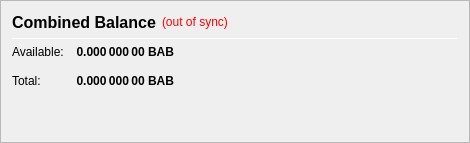
                   <widget class="QFrame" name="frame_CombinedBalances">
                    <property name="minimumSize">
                     <size>
                      <width>470</width>
                      <height>0</height>
                     </size>
                    </property>
                    <property name="frameShape">
                     <enum>QFrame::StyledPanel</enum>
                    </property>
                    <property name="frameShadow">
                     <enum>QFrame::Raised</enum>
                    </property>
                    <layout class="QVBoxLayout" name="verticalLayout_5">
                     <item>
                      <layout class="QHBoxLayout" name="horizontalLayout_5" stretch="0,0,0">
                       <item>
                        <widget class="QLabel" name="label_5z">
                         <property name="minimumSize">
                          <size>
                           <width>0</width>
                           <height>20</height>
                          </size>
                         </property>
                         <property name="font">
                          <font>
                           <pointsize>12</pointsize>
                           <weight>75</weight>
                           <bold>true</bold>
                          </font>
                         </property>
                         <property name="toolTip">
                          <string>Combined Balance (including unconfirmed and immature coins)</string>
                         </property>
                         <property name="text">
                          <string>Combined Balance</string>
                         </property>
                        </widget>
                       </item>
                       <item>
                        <widget class="QLabel" name="labelWalletStatus">
                         <property name="cursor">
                          <cursorShape>WhatsThisCursor</cursorShape>
                         </property>
                         <property name="toolTip">
                          <string>The displayed information may be out of date. Your wallet automatically synchronizes with the Basecoin network after a connection is established, but this process has not completed yet.</string>
                         </property>
                         <property name="styleSheet">
                          <string notr="true">QLabel { color: red; }</string>
                         </property>
                         <property name="text">
                          <string notr="true">(out of sync)</string>
                         </property>
                         <property name="alignment">
                          <set>Qt::AlignLeading|Qt::AlignLeft|Qt::AlignVCenter</set>
                         </property>
                        </widget>
                       </item>
                       <item>
                        <spacer name="horizontalSpacer_1">
                         <property name="orientation">
                          <enum>Qt::Horizontal</enum>
                         </property>
                         <property name="sizeHint" stdset="0">
                          <size>
                           <width>40</width>
                           <height>20</height>
                          </size>
                         </property>
                        </spacer>
                       </item>
                      </layout>
                     </item>
                     <item>
                      <widget class="Line" name="line_CombinedBalance">
                       <property name="minimumSize">
                        <size>
                         <width>0</width>
                         <height>1</height>
                        </size>
                       </property>
                       <property name="maximumSize">
                        <size>
                         <width>16777215</width>
                         <height>1</height>
                        </size>
                       </property>
                       <property name="orientation">
                        <enum>Qt::Horizontal</enum>
                       </property>
                      </widget>
                     </item>
                     <item>
                      <layout class="QGridLayout" name="gridLayout_3">
                       <property name="spacing">
                        <number>12</number>
                       </property>
                       <item row="1" column="0">
                        <widget class="QLabel" name="labelBalanceTextz">
                         <property name="text">
                          <string>Available:</string>
                         </property>
                        </widget>
                       </item>
                       <item row="1" column="1">
                        <widget class="QLabel" name="labelBalancez">
                         <property name="font">
                          <font>
                           <weight>75</weight>
                           <bold>true</bold>
                          </font>
                         </property>
                         <property name="cursor">
                          <cursorShape>IBeamCursor</cursorShape>
                         </property>
                         <property name="toolTip">
                          <string>Your current spendable balance</string>
                         </property>
                         <property name="text">
                          <string notr="true">0.000 000 00 BAB</string>
                         </property>
                         <property name="alignment">
                          <set>Qt::AlignRight|Qt::AlignTrailing|Qt::AlignVCenter</set>
                         </property>
                         <property name="textInteractionFlags">
                          <set>Qt::LinksAccessibleByMouse|Qt::TextSelectableByKeyboard|Qt::TextSelectableByMouse</set>
                         </property>
                        </widget>
                       </item>
                       <item row="2" column="0">
                        <widget class="QLabel" name="labelTotalTextz">
                         <property name="text">
                          <string>Total:</string>
                         </property>
                        </widget>
                       </item>
                       <item row="2" column="1">
                        <widget class="QLabel" name="labelTotalz">
                         <property name="font">
                          <font>
                           <weight>75</weight>
                           <bold>true</bold>
                          </font>
                         </property>
                         <property name="cursor">
                          <cursorShape>IBeamCursor</cursorShape>
                         </property>
                         <property name="toolTip">
                          <string>Total Balance, including all unavailable coins.</string>
                         </property>
                         <property name="text">
                          <string notr="true">0.000 000 00 BAB</string>
                         </property>
                         <property name="alignment">
                          <set>Qt::AlignRight|Qt::AlignTrailing|Qt::AlignVCenter</set>
                         </property>
                         <property name="textInteractionFlags">
                          <set>Qt::LinksAccessibleByMouse|Qt::TextSelectableByKeyboard|Qt::TextSelectableByMouse</set>
                         </property>
                        </widget>
                       </item>
                       <item row="2" column="3">
                        <spacer name="horizontalSpacer_2">
                         <property name="orientation">
                          <enum>Qt::Horizontal</enum>
                         </property>
                         <property name="sizeHint" stdset="0">
                          <size>
                           <width>40</width>
                           <height>20</height>
                          </size>
                         </property>
                        </spacer>
                       </item>
                      </layout>
                     </item>
                     <item>
                      <spacer name="verticalSpacer_1">
                       <property name="orientation">
                        <enum>Qt::Vertical</enum>
                       </property>
                       <property name="sizeHint" stdset="0">
                        <size>
                         <width>20</width>
                         <height>40</height>
                        </size>
                       </property>
                      </spacer>
                     </item>
                    </layout>
                   </widget>
